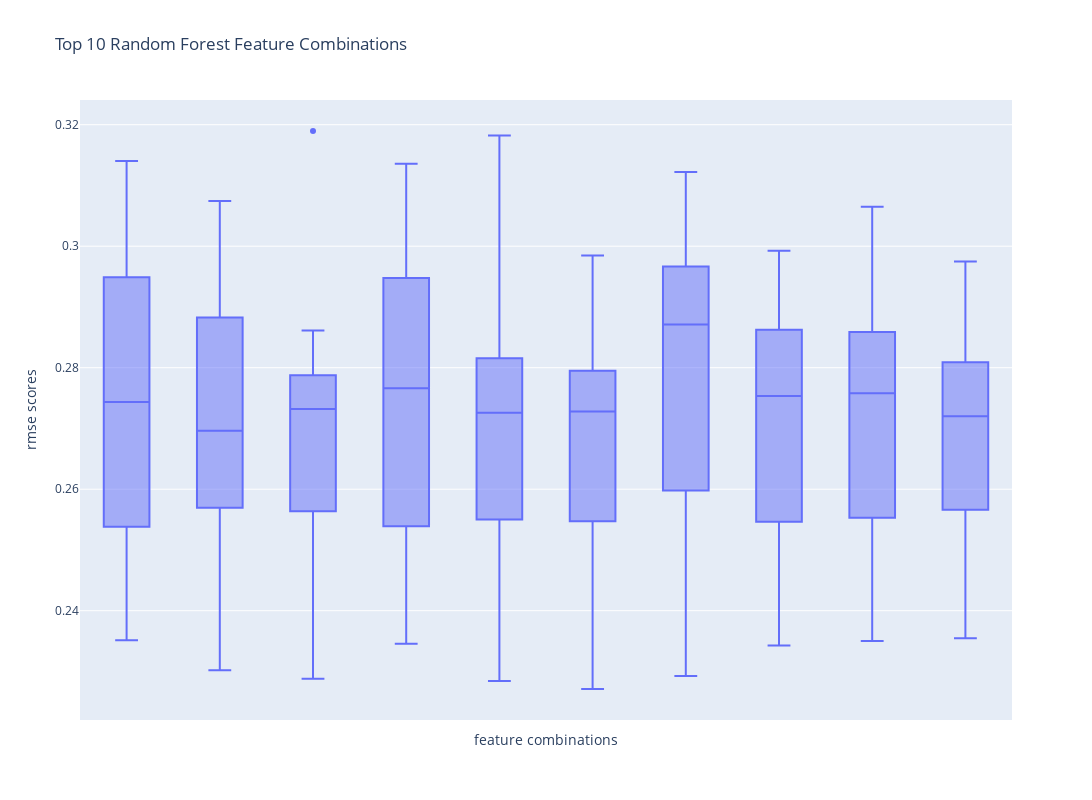

Here is the notebook cell this chart was saved with:
### Markdown cell above
#### Best Random Forest Models

### Code cell
x = df_agg_metrics[df_agg_metrics['model'] == 'rf'].sort_values(by='mean_rmse')['features'].head(10)

fig = px.box(df_metrics[(df_metrics['features'].isin(x)) & (df_metrics['model'] == 'rf')], x='features',
             y='rmse_scores', title='RMSE Boxplot of Top 10 Feature Combinations')
fig.update_layout(height=800, width=1100,
                  title_text="Top 10 Random Forest Feature Combinations",
                  xaxis_title="feature combinations", yaxis_title="rmse scores")
fig.update_xaxes(showticklabels=False)
fig.show()

### Figure 1 — Plotly figure (JSON) as saved in the notebook; plotly's stock layout.template omitted (floating-point values rounded to 4 significant figures)
{"data": [{"alignmentgroup": "True", "hovertemplate": "features=%{x}<br>rmse_scores=%{y}<extra></extra>", "legendgroup": "", "marker": {"color": "#636efa"}, "name": "", "notched": false, "offsetgroup": "", "orientation": "v", "showlegend": false, "type": "box", "x": ["f_2_query_length,f_5_num_results", "f_2_query_length,f_5_num_results", "f_2_query_length,f_5_num_results", "f_2_query_length,f_5_num_results", "f_2_query_length,f_5_num_results", "f_4_has_special_char,f_5_num_results", "f_4_has_special_char,f_5_num_results", "f_4_has_special_char,f_5_num_results", "f_4_has_special_char,f_5_num_results", "f_4_has_special_char,f_5_num_results", "f_5_num_results,f_6_max_title_score", "f_5_num_results,f_6_max_title_score", "f_5_num_results,f_6_max_title_score", "f_5_num_results,f_6_max_title_score", "f_5_num_results,f_6_max_title_score", "f_2_query_length,f_4_has_special_char,f_5_num_results", "f_2_query_length,f_4_has_special_char,f_5_num_results", "f_2_query_length,f_4_has_special_char,f_5_num_results", "f_2_query_length,f_4_has_special_char,f_5_num_results", "f_2_query_length,f_4_has_special_char,f_5_num_results", "f_4_has_special_char,f_5_num_results,f_6_max_title_score", "f_4_has_special_char,f_5_num_results,f_6_max_title_score", "f_4_has_special_char,f_5_num_results,f_6_max_title_score", "f_4_has_special_char,f_5_num_results,f_6_max_title_score", "f_4_has_special_char,f_5_num_results,f_6_max_title_score", "f_4_has_special_char,f_5_num_results,f_7_sum_title_scores", "f_4_has_special_char,f_5_num_results,f_7_sum_title_scores", "f_4_has_special_char,f_5_num_results,f_7_sum_title_scores", "f_4_has_special_char,f_5_num_results,f_7_sum_title_scores", "f_4_has_special_char,f_5_num_results,f_7_sum_title_scores", "f_4_has_special_char,f_5_num_results,f_8_max_semantic_score", "f_4_has_special_char,f_5_num_results,f_8_max_semantic_score", "f_4_has_special_char,f_5_num_results,f_8_max_semantic_score", "f_4_has_special_char,f_5_num_results,f_8_max_semantic_score", "f_4_has_special_char,f_5_num_results,f_8_max_semantic_score", "f_2_query_length,f_3_has_numbers,f_4_has_special_char,f_5_num_results", "f_2_query_length,f_3_has_numbers,f_4_has_special_char,f_5_num_results", "f_2_query_length,f_3_has_numbers,f_4_has_special_char,f_5_num_results", "f_2_query_length,f_3_has_numbers,f_4_has_special_char,f_5_num_results", "f_2_query_length,f_3_has_numbers,f_4_has_special_char,f_5_num_results", "f_2_query_length,f_4_has_special_char,f_5_num_results,f_8_max_semantic_score", "f_2_query_length,f_4_has_special_char,f_5_num_results,f_8_max_semantic_score", "f_2_query_length,f_4_has_special_char,f_5_num_results,f_8_max_semantic_score", "f_2_query_length,f_4_has_special_char,f_5_num_results,f_8_max_semantic_score", "f_2_query_length,f_4_has_special_char,f_5_num_results,f_8_max_semantic_score", "f_1_num_of_terms,f_2_query_length,f_3_has_numbers,f_4_has_special_char,f_5_num_results", "f_1_num_of_terms,f_2_query_length,f_3_has_numbers,f_4_has_special_char,f_5_num_results", "f_1_num_of_terms,f_2_query_length,f_3_has_numbers,f_4_has_special_char,f_5_num_results", "f_1_num_of_terms,f_2_query_length,f_3_has_numbers,f_4_has_special_char,f_5_num_results", "f_1_num_of_terms,f_2_query_length,f_3_has_numbers,f_4_has_special_char,f_5_num_results", "f_2_query_length,f_5_num_results", "f_2_query_length,f_5_num_results", "f_2_query_length,f_5_num_results", "f_2_query_length,f_5_num_results", "f_2_query_length,f_5_num_results", "f_4_has_special_char,f_5_num_results", "f_4_has_special_char,f_5_num_results", "f_4_has_special_char,f_5_num_results", "f_4_has_special_char,f_5_num_results", "f_4_has_special_char,f_5_num_results", "f_5_num_results,f_6_max_title_score", "f_5_num_results,f_6_max_title_score", "f_5_num_results,f_6_max_title_score", "f_5_num_results,f_6_max_title_score", "f_5_num_results,f_6_max_title_score", "f_2_query_length,f_4_has_special_char,f_5_num_results", "f_2_query_length,f_4_has_special_char,f_5_num_results", "f_2_query_length,f_4_has_special_char,f_5_num_results", "f_2_query_length,f_4_has_special_char,f_5_num_results", "f_2_query_length,f_4_has_special_char,f_5_num_results", "f_4_has_special_char,f_5_num_results,f_6_max_title_score", "f_4_has_special_char,f_5_num_results,f_6_max_title_score", "f_4_has_special_char,f_5_num_results,f_6_max_title_score", "f_4_has_special_char,f_5_num_results,f_6_max_title_score", "f_4_has_special_char,f_5_num_results,f_6_max_title_score", "f_4_has_special_char,f_5_num_results,f_7_sum_title_scores", "f_4_has_special_char,f_5_num_results,f_7_sum_title_scores", "f_4_has_special_char,f_5_num_results,f_7_sum_title_scores", "f_4_has_special_char,f_5_num_results,f_7_sum_title_scores", "f_4_has_special_char,f_5_num_results,f_7_sum_title_scores", "f_4_has_special_char,f_5_num_results,f_8_max_semantic_score", "f_4_has_special_char,f_5_num_results,f_8_max_semantic_score", "f_4_has_special_char,f_5_num_results,f_8_max_semantic_score", "f_4_has_special_char,f_5_num_results,f_8_max_semantic_score", "f_4_has_special_char,f_5_num_results,f_8_max_semantic_score", "f_2_query_length,f_3_has_numbers,f_4_has_special_char,f_5_num_results", "f_2_query_length,f_3_has_numbers,f_4_has_special_char,f_5_num_results", "f_2_query_length,f_3_has_numbers,f_4_has_special_char,f_5_num_results", "f_2_query_length,f_3_has_numbers,f_4_has_special_char,f_5_num_results", "f_2_query_length,f_3_has_numbers,f_4_has_special_char,f_5_num_results", "f_2_query_length,f_4_has_special_char,f_5_num_results,f_8_max_semantic_score", "f_2_query_length,f_4_has_special_char,f_5_num_results,f_8_max_semantic_score", "f_2_query_length,f_4_has_special_char,f_5_num_results,f_8_max_semantic_score", "f_2_query_length,f_4_has_special_char,f_5_num_results,f_8_max_semantic_score", "f_2_query_length,f_4_has_special_char,f_5_num_results,f_8_max_semantic_score", "f_1_num_of_terms,f_2_query_length,f_3_has_numbers,f_4_has_special_char,f_5_num_results", "f_1_num_of_terms,f_2_query_length,f_3_has_numbers,f_4_has_special_char,f_5_num_results", "f_1_num_of_terms,f_2_query_length,f_3_has_numbers,f_4_has_special_char,f_5_num_results", "f_1_num_of_terms,f_2_query_length,f_3_has_numbers,f_4_has_special_char,f_5_num_results", "f_1_num_of_terms,f_2_query_length,f_3_has_numbers,f_4_has_special_char,f_5_num_results"], "x0": " ", "xaxis": "x", "y": [0.2565, 0.2965, 0.2863, 0.2949, 0.314, 0.2676, 0.3038, 0.2788, 0.3074, 0.2883, 0.2465, 0.2784, 0.2861, 0.2729, 0.319, 0.2578, 0.2967, 0.2866, 0.2948, 0.3136, 0.2461, 0.2768, 0.286, 0.2717, 0.3182, 0.2444, 0.277, 0.2816, 0.2712, 0.2985, 0.292, 0.2967, 0.3005, 0.2937, 0.3122, 0.2586, 0.2953, 0.2762, 0.2862, 0.2993, 0.2652, 0.2806, 0.2859, 0.2863, 0.3065, 0.2651, 0.2975, 0.2692, 0.2809, 0.2884, 0.2351, 0.2538, 0.2716, 0.252, 0.2771, 0.2302, 0.257, 0.2666, 0.2548, 0.2716, 0.2288, 0.2599, 0.2735, 0.2564, 0.2788, 0.2346, 0.2525, 0.2743, 0.2539, 0.2789, 0.2284, 0.255, 0.2735, 0.2593, 0.2816, 0.2271, 0.2547, 0.2743, 0.2621, 0.2795, 0.2293, 0.2493, 0.2729, 0.2598, 0.2823, 0.2343, 0.2547, 0.2745, 0.2542, 0.2792, 0.235, 0.2553, 0.271, 0.2546, 0.2806, 0.2355, 0.2566, 0.2748, 0.2511, 0.2772], "y0": " ", "yaxis": "y"}], "layout": {"boxmode": "group", "height": 800, "legend": {"tracegroupgap": 0}, "title": {"text": "Top 10 Random Forest Feature Combinations"}, "width": 1100, "xaxis": {"anchor": "y", "autorange": true, "domain": [0, 1], "range": [-0.5, 9.5], "showticklabels": false, "title": {"text": "feature combinations"}, "type": "category"}, "yaxis": {"anchor": "x", "autorange": true, "domain": [0, 1], "range": [0.222, 0.3241], "title": {"text": "rmse scores"}, "type": "linear"}}}
